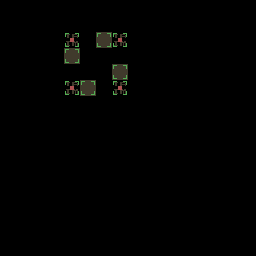

Below is a game level as drawn by its tile map, then a one-line description and the .tmx file that defines it, in full:
An orthogonal 16x16 tile map with 16x16 px tiles, 4 tile layers (output_dirt, input_dirt, regions_output, regions_input), 2 tilesets.

<map version="1.5" tiledversion="1.7.2" orientation="orthogonal" renderorder="right-down" width="16" height="16" tilewidth="16" tileheight="16" infinite="0" nextlayerid="10" nextobjectid="1">
 <editorsettings>
  <export format="tmx" />
 </editorsettings>
 <tileset firstgid="1" name="Village5" tilewidth="16" tileheight="16" tilecount="704" columns="32">
  <image source="../../../assets/Tile/Village5.png" width="512" height="352" />
  <wangsets>
   <wangset name="Dirt2" type="mixed" tile="-1">
    <wangcolor name="" color="#ff0000" tile="-1" probability="1" />
    <wangtile tileid="200" wangid="0,0,1,1,1,0,0,0" />
    <wangtile tileid="202" wangid="0,0,1,1,1,1,1,0" />
    <wangtile tileid="203" wangid="0,0,0,0,1,1,1,0" />
    <wangtile tileid="232" wangid="1,1,0,0,0,0,0,0" />
    <wangtile tileid="234" wangid="1,1,0,0,0,0,0,1" />
    <wangtile tileid="235" wangid="1,0,0,0,0,0,0,1" />
    <wangtile tileid="264" wangid="1,1,1,1,1,0,0,0" />
    <wangtile tileid="266" wangid="1,1,1,1,1,1,1,1" />
    <wangtile tileid="267" wangid="1,0,0,0,1,1,1,1" />
    <wangtile tileid="296" wangid="1,1,1,0,0,0,0,0" />
    <wangtile tileid="298" wangid="1,1,1,0,0,0,1,1" />
    <wangtile tileid="299" wangid="1,0,0,0,0,0,1,1" />
   </wangset>
   <wangset name="Dirt3" type="mixed" tile="-1">
    <wangcolor name="" color="#ff0000" tile="-1" probability="1" />
    <wangcolor name="" color="#00ff00" tile="-1" probability="1" />
    <wangcolor name="" color="#0000ff" tile="-1" probability="1" />
    <wangtile tileid="200" wangid="0,0,3,3,3,0,0,0" />
    <wangtile tileid="201" wangid="0,0,3,3,3,3,3,0" />
    <wangtile tileid="203" wangid="0,0,0,0,3,3,3,0" />
    <wangtile tileid="232" wangid="3,3,1,1,1,0,0,0" />
    <wangtile tileid="233" wangid="3,3,1,1,1,1,1,3" />
    <wangtile tileid="235" wangid="3,0,0,0,1,1,1,3" />
    <wangtile tileid="264" wangid="1,1,2,2,2,0,0,0" />
    <wangtile tileid="265" wangid="1,1,2,2,2,2,2,1" />
    <wangtile tileid="267" wangid="1,0,0,0,2,2,2,1" />
    <wangtile tileid="296" wangid="2,2,2,0,0,0,0,0" />
    <wangtile tileid="297" wangid="2,2,2,0,0,0,2,2" />
    <wangtile tileid="299" wangid="2,0,0,0,0,0,2,2" />
   </wangset>
   <wangset name="Dirt4" type="mixed" tile="-1">
    <wangcolor name="" color="#ff0000" tile="-1" probability="1" />
    <wangtile tileid="205" wangid="0,0,1,1,1,0,0,0" />
    <wangtile tileid="206" wangid="0,0,1,1,1,1,1,0" />
    <wangtile tileid="207" wangid="0,0,1,1,1,1,1,0" />
    <wangtile tileid="208" wangid="0,0,0,0,1,1,1,0" />
    <wangtile tileid="237" wangid="1,1,1,1,1,0,0,0" />
    <wangtile tileid="238" wangid="1,1,1,1,1,1,1,1" />
    <wangtile tileid="239" wangid="1,1,1,1,1,1,1,1" />
    <wangtile tileid="240" wangid="1,0,0,0,1,1,1,1" />
    <wangtile tileid="269" wangid="1,1,1,1,1,0,0,0" />
    <wangtile tileid="270" wangid="1,1,1,1,1,1,1,1" />
    <wangtile tileid="271" wangid="1,1,1,1,1,1,1,1" />
    <wangtile tileid="272" wangid="1,0,0,0,1,1,1,1" />
    <wangtile tileid="296" wangid="1,1,1,0,0,0,0,0" />
    <wangtile tileid="297" wangid="1,1,1,0,0,0,1,1" />
    <wangtile tileid="298" wangid="1,1,1,0,0,0,1,1" />
    <wangtile tileid="299" wangid="1,0,0,0,0,0,1,1" />
   </wangset>
   <wangset name="dirttop" type="corner" tile="-1">
    <wangcolor name="" color="#ff0000" tile="-1" probability="1" />
    <wangcolor name="" color="#00ff00" tile="-1" probability="1" />
    <wangcolor name="" color="#0000ff" tile="-1" probability="1" />
    <wangtile tileid="205" wangid="0,0,1,1,1,0,0,0" />
    <wangtile tileid="206" wangid="0,0,1,1,1,1,1,0" />
    <wangtile tileid="207" wangid="0,0,1,1,1,1,1,0" />
    <wangtile tileid="208" wangid="0,0,0,0,1,1,1,0" />
    <wangtile tileid="237" wangid="1,0,1,1,1,0,0,0" />
    <wangtile tileid="238" wangid="1,0,1,1,1,1,1,0" />
    <wangtile tileid="239" wangid="1,1,1,1,1,1,1,1" />
    <wangtile tileid="240" wangid="1,0,0,0,1,1,1,1" />
    <wangtile tileid="269" wangid="1,1,1,0,0,0,0,0" />
    <wangtile tileid="270" wangid="1,1,1,0,0,0,1,1" />
    <wangtile tileid="271" wangid="1,1,1,0,0,0,1,1" />
    <wangtile tileid="272" wangid="1,0,0,0,0,0,1,1" />
   </wangset>
   <wangset name="Unnamed Set" type="corner" tile="238">
    <wangcolor name="" color="#ff0000" tile="-1" probability="1" />
    <wangtile tileid="205" wangid="0,0,0,1,0,0,0,0" />
    <wangtile tileid="206" wangid="0,0,0,1,0,1,0,0" />
    <wangtile tileid="207" wangid="0,0,0,1,0,1,0,0" />
    <wangtile tileid="208" wangid="0,0,0,0,0,1,0,0" />
    <wangtile tileid="237" wangid="0,1,0,0,0,0,0,0" />
    <wangtile tileid="238" wangid="0,1,0,0,0,0,0,1" />
    <wangtile tileid="239" wangid="0,1,0,0,0,0,0,1" />
    <wangtile tileid="240" wangid="0,0,0,0,0,0,0,1" />
   </wangset>
  </wangsets>
 </tileset>
 <tileset firstgid="705" source="../../../assets/Tile/Dirt1.tsx" />
 <layer id="3" name="output_dirt" width="16" height="16">
  <data encoding="csv">
0,0,0,0,0,0,0,0,0,0,0,0,0,0,0,0,
0,0,0,0,0,0,0,0,0,0,0,0,0,0,0,0,
0,0,0,0,721,0,0,721,0,0,0,0,0,0,0,0,
0,0,0,0,0,0,0,0,0,0,0,0,0,0,0,0,
0,0,0,0,0,0,0,0,0,0,0,0,0,0,0,0,
0,0,0,0,721,0,0,721,0,0,0,0,0,0,0,0,
0,0,0,0,0,0,0,0,0,0,0,0,0,0,0,0,
0,0,0,0,0,0,0,0,0,0,0,0,0,0,0,0,
0,0,0,0,0,0,0,0,0,0,0,0,0,0,0,0,
0,0,0,0,0,0,0,0,0,0,0,0,0,0,0,0,
0,0,0,0,0,0,0,0,0,0,0,0,0,0,0,0,
0,0,0,0,0,0,0,0,0,0,0,0,0,0,0,0,
0,0,0,0,0,0,0,0,0,0,0,0,0,0,0,0,
0,0,0,0,0,0,0,0,0,0,0,0,0,0,0,0,
0,0,0,0,0,0,0,0,0,0,0,0,0,0,0,0,
0,0,0,0,0,0,0,0,0,0,0,0,0,0,0,0
</data>
 </layer>
 <layer id="9" name="input_dirt" width="16" height="16">
  <properties>
   <property name="StrictEmpty" type="bool" value="true" />
  </properties>
  <data encoding="csv">
0,0,0,0,0,0,0,0,0,0,0,0,0,0,0,0,
0,0,0,0,0,0,0,0,0,0,0,0,0,0,0,0,
0,0,0,0,0,0,705,0,0,0,0,0,0,0,0,0,
0,0,0,0,705,0,0,0,0,0,0,0,0,0,0,0,
0,0,0,0,0,0,0,705,0,0,0,0,0,0,0,0,
0,0,0,0,0,705,0,0,0,0,0,0,0,0,0,0,
0,0,0,0,0,0,0,0,0,0,0,0,0,0,0,0,
0,0,0,0,0,0,0,0,0,0,0,0,0,0,0,0,
0,0,0,0,0,0,0,0,0,0,0,0,0,0,0,0,
0,0,0,0,0,0,0,0,0,0,0,0,0,0,0,0,
0,0,0,0,0,0,0,0,0,0,0,0,0,0,0,0,
0,0,0,0,0,0,0,0,0,0,0,0,0,0,0,0,
0,0,0,0,0,0,0,0,0,0,0,0,0,0,0,0,
0,0,0,0,0,0,0,0,0,0,0,0,0,0,0,0,
0,0,0,0,0,0,0,0,0,0,0,0,0,0,0,0,
0,0,0,0,0,0,0,0,0,0,0,0,0,0,0,0
</data>
 </layer>
 <layer id="1" name="regions_output" width="16" height="16">
  <data encoding="csv">
0,0,0,0,0,0,0,0,0,0,0,0,0,0,0,0,
0,0,0,0,0,0,0,0,0,0,0,0,0,0,0,0,
0,0,0,0,708,0,0,708,0,0,0,0,0,0,0,0,
0,0,0,0,0,0,0,0,0,0,0,0,0,0,0,0,
0,0,0,0,0,0,0,0,0,0,0,0,0,0,0,0,
0,0,0,0,708,0,0,708,0,0,0,0,0,0,0,0,
0,0,0,0,0,0,0,0,0,0,0,0,0,0,0,0,
0,0,0,0,0,0,0,0,0,0,0,0,0,0,0,0,
0,0,0,0,0,0,0,0,0,0,0,0,0,0,0,0,
0,0,0,0,0,0,0,0,0,0,0,0,0,0,0,0,
0,0,0,0,0,0,0,0,0,0,0,0,0,0,0,0,
0,0,0,0,0,0,0,0,0,0,0,0,0,0,0,0,
0,0,0,0,0,0,0,0,0,0,0,0,0,0,0,0,
0,0,0,0,0,0,0,0,0,0,0,0,0,0,0,0,
0,0,0,0,0,0,0,0,0,0,0,0,0,0,0,0,
0,0,0,0,0,0,0,0,0,0,0,0,0,0,0,0
</data>
 </layer>
 <layer id="4" name="regions_input" width="16" height="16">
  <data encoding="csv">
0,0,0,0,0,0,0,0,0,0,0,0,0,0,0,0,
0,0,0,0,0,0,0,0,0,0,0,0,0,0,0,0,
0,0,0,0,707,0,707,707,0,0,0,0,0,0,0,0,
0,0,0,0,707,0,0,0,0,0,0,0,0,0,0,0,
0,0,0,0,0,0,0,707,0,0,0,0,0,0,0,0,
0,0,0,0,707,707,0,707,0,0,0,0,0,0,0,0,
0,0,0,0,0,0,0,0,0,0,0,0,0,0,0,0,
0,0,0,0,0,0,0,0,0,0,0,0,0,0,0,0,
0,0,0,0,0,0,0,0,0,0,0,0,0,0,0,0,
0,0,0,0,0,0,0,0,0,0,0,0,0,0,0,0,
0,0,0,0,0,0,0,0,0,0,0,0,0,0,0,0,
0,0,0,0,0,0,0,0,0,0,0,0,0,0,0,0,
0,0,0,0,0,0,0,0,0,0,0,0,0,0,0,0,
0,0,0,0,0,0,0,0,0,0,0,0,0,0,0,0,
0,0,0,0,0,0,0,0,0,0,0,0,0,0,0,0,
0,0,0,0,0,0,0,0,0,0,0,0,0,0,0,0
</data>
 </layer>
</map>
